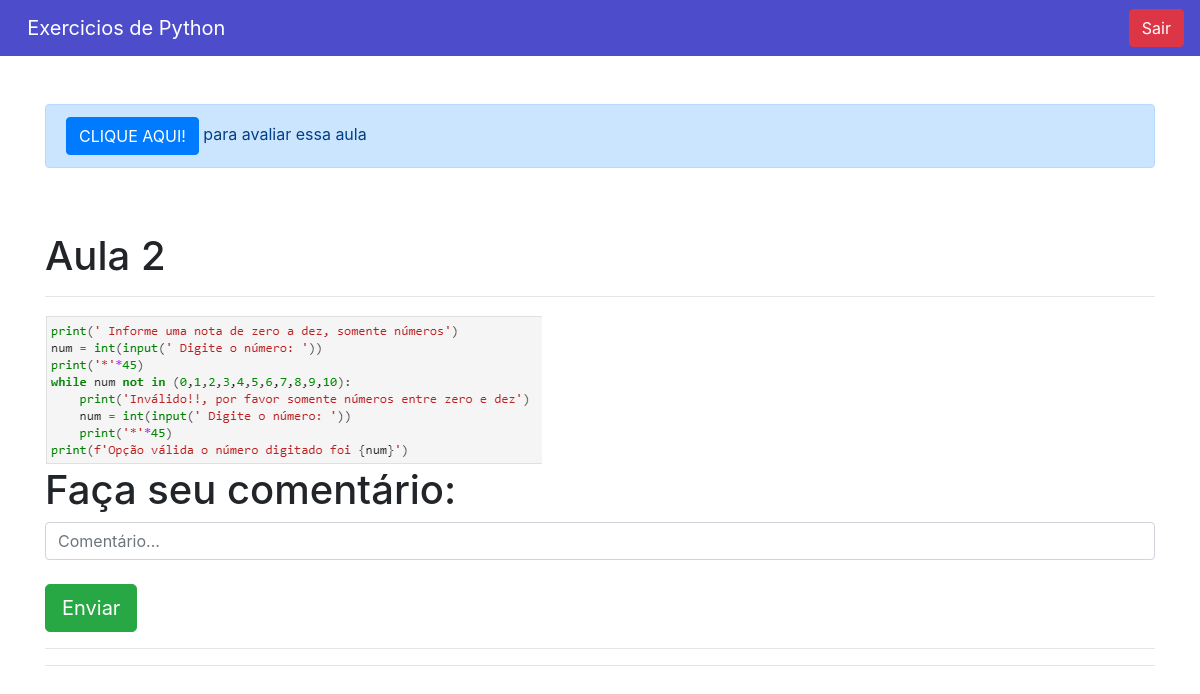
The page /home/aula/3 (signed in) on the database its author committed.
### cursos/models.py (models this page shows, shortened)
class Aulas(models.Model):
    nome = models.CharField(max_length = 100)
    descricao =  models.TextField()
    aula = models.FileField(upload_to = 'aulas')
    capa = models.ImageField(upload_to = 'capa')
    curso = models.ForeignKey(Cursos, on_delete = models.DO_NOTHING)

### cursos/views.py (the view)
# urls.py: path('aula/<int:id>', views.aula, name='aula'),
def aula(request, id):
    if request.session.get('usuario'):
        aula = Aulas.objects.get(id = id)
        usuario_logado = request.session.get('usuario')
        usuario_id = request.session['usuario']
        comentarios = Comentarios.objects.filter(aula = aula).order_by('-data')
        request_usuario = request.session.get('usuario')
        usuario_avaliou = NotasAulas.objects.filter(aula_id = id).filter(usuario_id = request_usuario)
        avaliacoes = NotasAulas.objects.filter(aula_id = id)
        return render(request, 'aula.html', {'aula': aula,
                                            'usuario_id': usuario_id,
                                            'comentarios': comentarios,
                                            'request_usuario': request_usuario,
                                            'usuario_avaliou': usuario_avaliou,
                                            'avaliacoes': avaliacoes,
                                            'usuario': usuario_logado})
    else:
        return redirect('/auth/login/?status=2')

### cursos/templates/aula.html (shortened to what this page needs)
{% extends 'base.html'%}
{% load filtros %}
{% block 'body' %}
<div class="container">
  <br>
  {% if not usuario_avaliou %}
    <br>
      <div class="alert alert-primary" role="alert">
        <button type="button" class="btn btn-primary" data-toggle="modal" data-target="#exampleModal">
          CLIQUE AQUI!
        </button> para avaliar essa aula
      </div>
  {% endif %}
  <br>
  <br>
  <h1>{{aula.nome}}</h1>
  <hr>
  <img src="{{aula.aula.url}}">
  <h1>Faça seu comentário: </h1>
  <input id="comentario" type="text" placeholder="Comentário..." class="form-control">
  <br>
  <input onclick="envia_comentario()" type="button" value="Enviar" class="btn btn-success btn-lg">
  <hr>
 <div id="avaliacoes">
    <hr>
</div>
</div>
{% endblock %}

### rows shown on the page
Aulas: nome "Aula 2", aula (picture)
